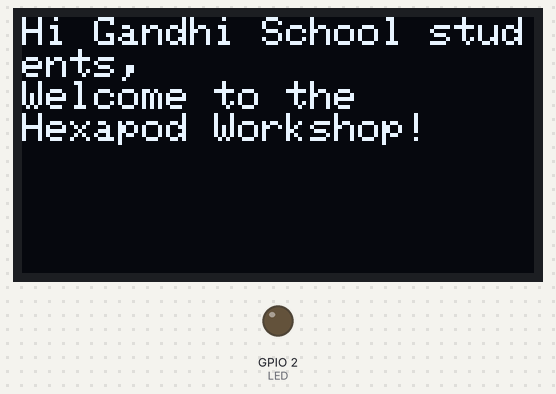
The sketch below on a simulated ESP8266 (NodeMCU). On the bench: 128×64 one-colour display, output pins drawn as LEDs (lit = HIGH).

Above: at 0.1 s.
At 2.1 s:
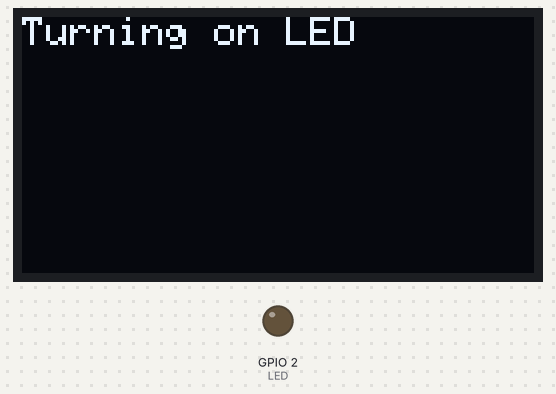
At 3.7 s:
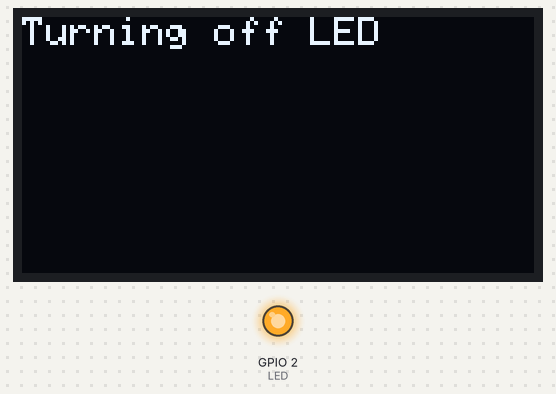
Timing chart, 0 to 130.0 s (numbered marks = the images above):
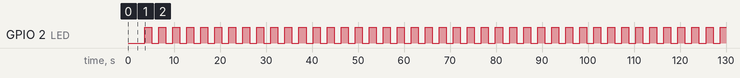

The sketch:

onboard_led_test_with_oled.ino
```cpp
#include <Wire.h>
#include <Adafruit_SSD1306.h>
#include <U8g2_for_Adafruit_GFX.h>

#define SCREEN_WIDTH 128
#define SCREEN_HEIGHT 64
#define OLED_RESET -1
#define SCREEN_ADDRESS 0x3C
#define LED 2

Adafruit_SSD1306 display(SCREEN_WIDTH, SCREEN_HEIGHT, &Wire, OLED_RESET);
U8G2_FOR_ADAFRUIT_GFX u8g2_for_adafruit_gfx;

void init_display() {
  display.clearDisplay();
  display.setTextSize(1);  // Set text size to 2 (twice the original size)
  display.setTextColor(SSD1306_WHITE);
  display.setCursor(0, 0);
  display.println("Hi Gandhi School students,");
  display.println("Welcome to the");
  display.println("Hexapod Workshop!");
  display.display();
  delay(2000);
}

void print(String text) {
  display.clearDisplay();
  display.setCursor(0, 0);
  display.println(text);
  display.display();
}

void setup() {
  pinMode(LED, OUTPUT);
  Wire.begin(14, 12);
  display.begin(SSD1306_SWITCHCAPVCC, SCREEN_ADDRESS);
  u8g2_for_adafruit_gfx.begin(display);
  init_display();
}

void loop() {
  // put your main code here, to run repeatedly:
  print("Turning on LED");
  digitalWrite(LED, LOW);
  delay(1500);
  print("Turning off LED");
  digitalWrite(LED, HIGH);
  delay(1500);
}
```

Measured:
- by itself, GPIO 2 (LED): alternates HIGH for 1.5 s and LOW for 1.5 s
- by itself, everything shown: repeats every 3.1 s, in 4 steps
- what the display in image 1 shows lasts 1.5 s, from 2.1 s to 3.6 s
